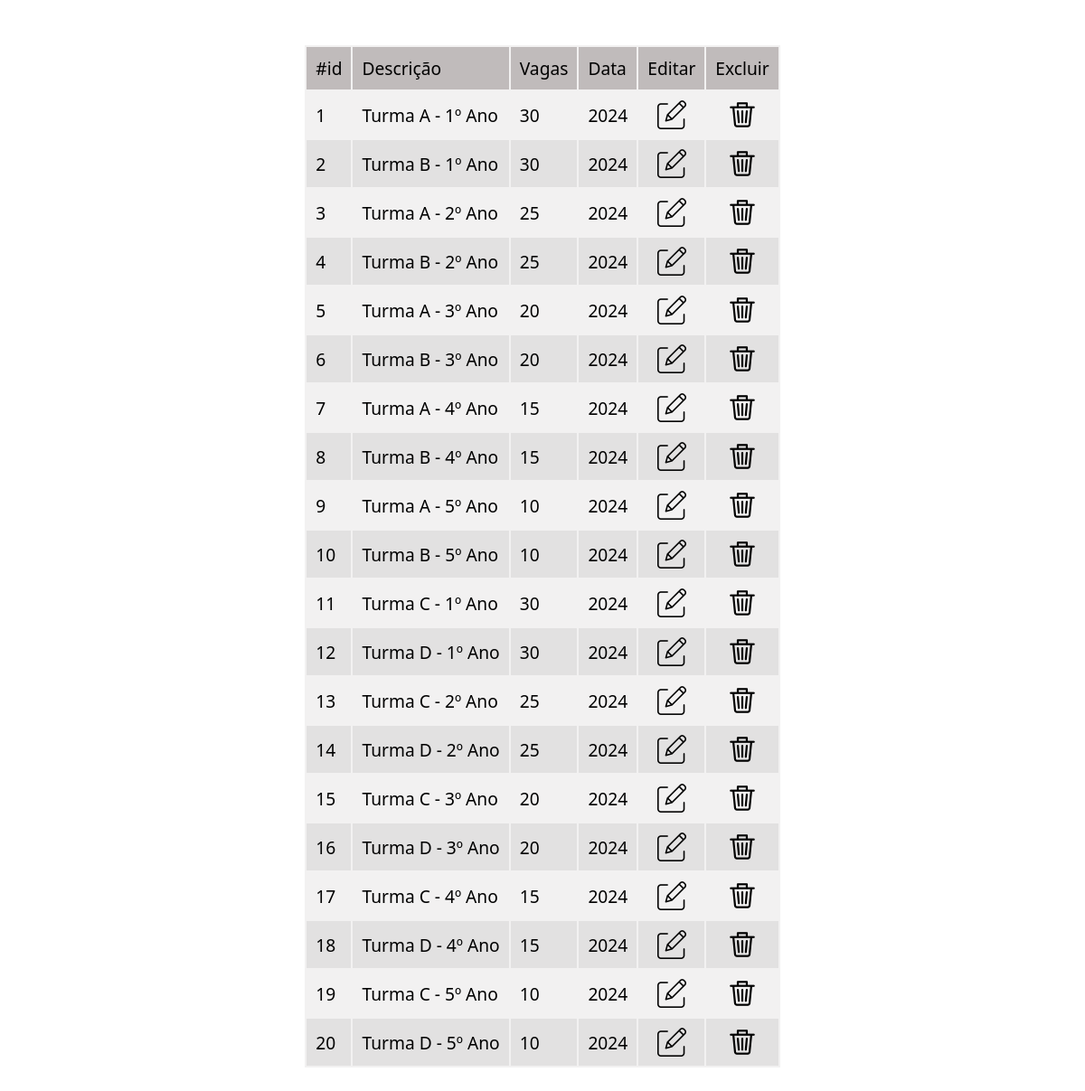
The page /pages/consultarTurmas.php on the database as committed earlier.
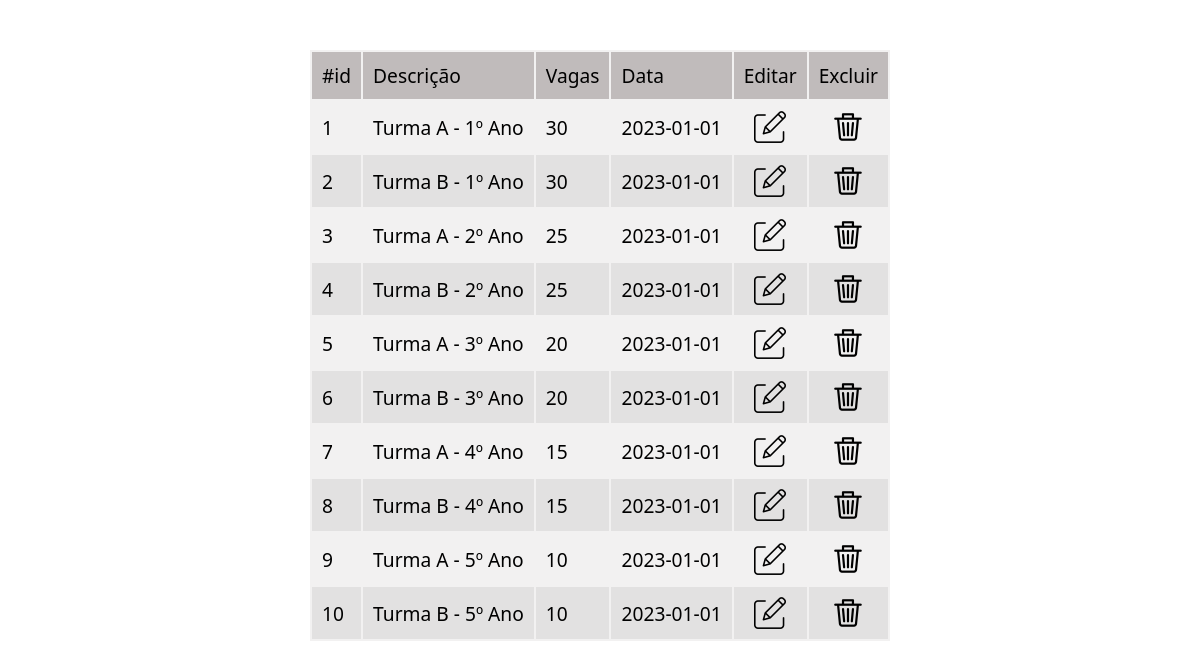
The same page on the database as committed later.
### tables this page shows
CREATE TABLE turmas (
    id_turma INT AUTO_INCREMENT PRIMARY KEY NOT NULL,
    nome_turma VARCHAR(100) NOT NULL,
    ano DATE NOT NULL,
    numero_vagas INT NOT NULL,
    desc_turma VARCHAR(100)
);

### Controllers/TurmaTabela.php (called while the page is built, shortened)
<?php
include '../lib/conn.php';
class Turma{
    public function listarTurmas(){
        global $conn;
        $sqlSelectTurmas = 'SELECT * FROM turmas';
        $sqlSelectTurmas = $conn->prepare($sqlSelectTurmas);
        $sqlSelectTurmas->execute();
        $resultado = $sqlSelectTurmas->fetchAll(PDO::FETCH_OBJ);
        return $resultado;
    }
}

### pages/consultarTurmas.php (the view, shortened to what this page needs)
<?php
include '../Controllers/TurmaTabela.php';
$turmas = new Turma();
$resultado = $turmas->listarTurmas();
?>
<!DOCTYPE html>
<html lang="pt-br">
<head>
  <link rel="stylesheet" href="../assets/style/default.css">
  <link rel="stylesheet" href="../assets/style/consultarAlunos.css">
</head>
<body>
  <main>
    <table>
      <thead>
        <tr>
          <td scope="col">#id</td>
          <td scope="col">Descrição</td>
          <td scope="col">Vagas</td>
          <td scope="col">Data</td>
          <td scope="col">Editar</td>
          <td scope="col">Excluir</td>
        </tr>
      </thead>
      <tbody>
        <?php
        foreach ($resultado as $turma) {
        ?>
          <tr>
            <td><?= $turma->id_turma ?></td>
            <td><?= $turma->desc_turma ?></td>
            <td><?= $turma->numero_vagas ?></td>
            <td><?= $turma->ano ?></td>
            <td>
              <div class="icones">
                <img src="../assets/imgs/editar.png" alt="">
              </div>
            </td>
            <td>
              <div class="icones">
                <img src="../assets/imgs/excluir.png" alt="">
              </div>
            </td>
          </tr>
        <?php
        }
        ?>
      </tbody>
    </table>
  </main>
</body>
</html>

### assets/style/default.css (style rules this page uses)
* { margin: 0; padding: 0; box-sizing: border-box; font-family: system-ui, sans-serif; }

### assets/style/consultarAlunos.css (style rules this page uses)
main { display: flex; justify-content: center; align-items: center; }
table { background-color: rgba(223, 222, 222, 0.411); font-size: 1.2rem; margin: 50px; }
thead td { background-color: rgb(192, 187, 187); }
td { padding: 10px; }
.icones { display: flex; justify-content: center; }
img { margin: auto; height: 2rem; width: 2rem; }
td, th { text-align: left; }
tr:nth-child(even) { background-color: #e2e1e1; }

Rows that differ between the two databases and show on the page:
removed turmas: id_turma "11", desc_turma "Turma C - 1º Ano", numero_vagas "30", ano "2024"
removed turmas: id_turma "12", desc_turma "Turma D - 1º Ano", numero_vagas "30", ano "2024"
removed turmas: id_turma "13", desc_turma "Turma C - 2º Ano", numero_vagas "25", ano "2024"
removed turmas: id_turma "14", desc_turma "Turma D - 2º Ano", numero_vagas "25", ano "2024"
removed turmas: id_turma "15", desc_turma "Turma C - 3º Ano", numero_vagas "20", ano "2024"
removed turmas: id_turma "16", desc_turma "Turma D - 3º Ano", numero_vagas "20", ano "2024"
removed turmas: id_turma "17", desc_turma "Turma C - 4º Ano", numero_vagas "15", ano "2024"
removed turmas: id_turma "18", desc_turma "Turma D - 4º Ano", numero_vagas "15", ano "2024"
removed turmas: id_turma "19", desc_turma "Turma C - 5º Ano", numero_vagas "10", ano "2024"
removed turmas: id_turma "20", desc_turma "Turma D - 5º Ano", numero_vagas "10", ano "2024"
changed turmas "Turma A - 1º Ano": ano "2024" → "2023-01-01"
changed turmas "Turma B - 1º Ano": ano "2024" → "2023-01-01"
changed turmas "Turma A - 2º Ano": ano "2024" → "2023-01-01"
changed turmas "Turma B - 2º Ano": ano "2024" → "2023-01-01"
changed turmas "Turma A - 3º Ano": ano "2024" → "2023-01-01"
changed turmas "Turma B - 3º Ano": ano "2024" → "2023-01-01"
changed turmas "Turma A - 4º Ano": ano "2024" → "2023-01-01"
changed turmas "Turma B - 4º Ano": ano "2024" → "2023-01-01"
changed turmas "Turma A - 5º Ano": ano "2024" → "2023-01-01"
changed turmas "Turma B - 5º Ano": ano "2024" → "2023-01-01"
